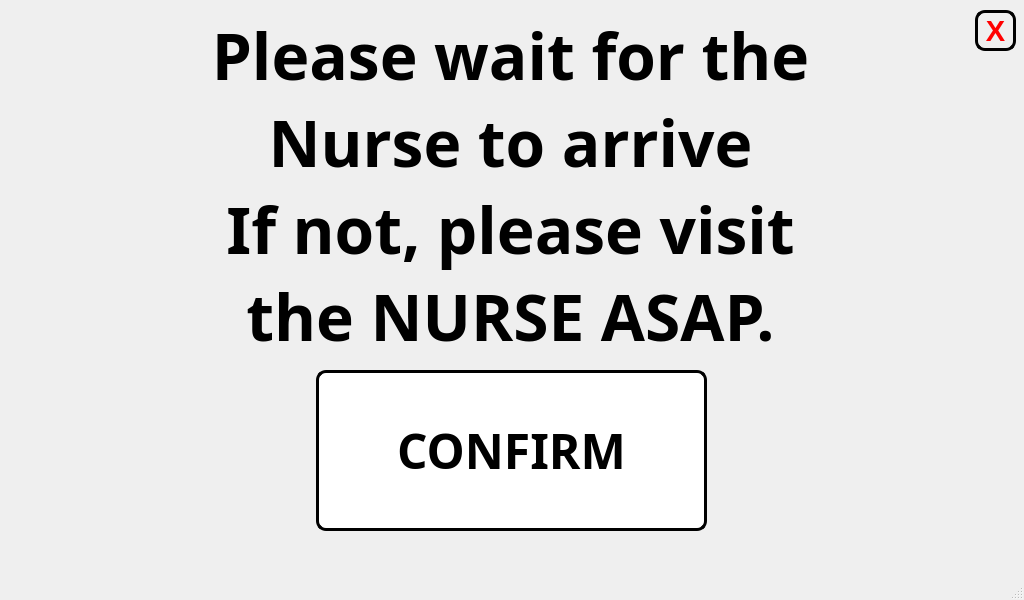
<?xml version="1.0" encoding="UTF-8"?>
<ui version="4.0">
 <class>MainWindow</class>
 <widget class="QMainWindow" name="MainWindow">
  <property name="geometry">
   <rect>
    <x>0</x>
    <y>0</y>
    <width>1024</width>
    <height>600</height>
   </rect>
  </property>
  <property name="minimumSize">
   <size>
    <width>1024</width>
    <height>600</height>
   </size>
  </property>
  <property name="maximumSize">
   <size>
    <width>1024</width>
    <height>600</height>
   </size>
  </property>
  <property name="windowTitle">
   <string>Request Nurse Assistance</string>
  </property>
  <widget class="QWidget" name="centralwidget">
   <widget class="QLabel" name="TITLE">
    <property name="geometry">
     <rect>
      <x>20</x>
      <y>10</y>
      <width>981</width>
      <height>351</height>
     </rect>
    </property>
    <property name="font">
     <font>
      <family>Unispace</family>
      <pointsize>72</pointsize>
      <weight>75</weight>
      <bold>true</bold>
     </font>
    </property>
    <property name="text">
     <string>&lt;html&gt;&lt;head/&gt;&lt;body&gt;&lt;p align=&quot;center&quot;&gt;&lt;span style=&quot; font-size:48pt;&quot;&gt;Please wait for the&lt;br/&gt;Nurse to arrive&lt;br/&gt;If not, please visit &lt;br/&gt;the NURSE ASAP.&lt;/span&gt;&lt;/p&gt;&lt;/body&gt;&lt;/html&gt;</string>
    </property>
    <property name="alignment">
     <set>Qt::AlignCenter</set>
    </property>
   </widget>
   <widget class="QPushButton" name="end_procedure_button">
    <property name="geometry">
     <rect>
      <x>316</x>
      <y>370</y>
      <width>391</width>
      <height>161</height>
     </rect>
    </property>
    <property name="font">
     <font>
      <family>Unispace</family>
      <pointsize>36</pointsize>
      <weight>75</weight>
      <bold>true</bold>
     </font>
    </property>
    <property name="styleSheet">
     <string notr="true">QPushButton:hover:!pressed
{
  background-color: rgb(195,30,60);
}

QPushButton
{
  background-color: white;
color: black;
border-style: outset;
border-width: 3px;
border-radius:10px;
border-color: black;
}</string>
    </property>
    <property name="text">
     <string>CONFIRM</string>
    </property>
   </widget>
   <widget class="QLabel" name="label">
    <property name="geometry">
     <rect>
      <x>0</x>
      <y>0</y>
      <width>1024</width>
      <height>600</height>
     </rect>
    </property>
    <property name="minimumSize">
     <size>
      <width>1024</width>
      <height>600</height>
     </size>
    </property>
    <property name="maximumSize">
     <size>
      <width>1024</width>
      <height>600</height>
     </size>
    </property>
    <property name="text">
     <string/>
    </property>
    <property name="pixmap">
     <pixmap>pictures/program_pictures/main_wallpaper.png</pixmap>
    </property>
   </widget>
   <widget class="QPushButton" name="close_button">
    <property name="geometry">
     <rect>
      <x>975</x>
      <y>10</y>
      <width>41</width>
      <height>41</height>
     </rect>
    </property>
    <property name="font">
     <font>
      <pointsize>22</pointsize>
      <weight>75</weight>
      <bold>true</bold>
     </font>
    </property>
    <property name="styleSheet">
     <string notr="true">QPushButton:hover:!pressed
{
  background-color: rgb(195,30,60);
}

QPushButton
{

color: red;
border-style: outset;
border-width: 3px;
border-radius:10px;
border-color: black;
}
</string>
    </property>
    <property name="text">
     <string>X</string>
    </property>
   </widget>
   <zorder>label</zorder>
   <zorder>TITLE</zorder>
   <zorder>end_procedure_button</zorder>
   <zorder>close_button</zorder>
  </widget>
  <widget class="QStatusBar" name="statusbar"/>
 </widget>
 <resources/>
 <connections/>
</ui>
